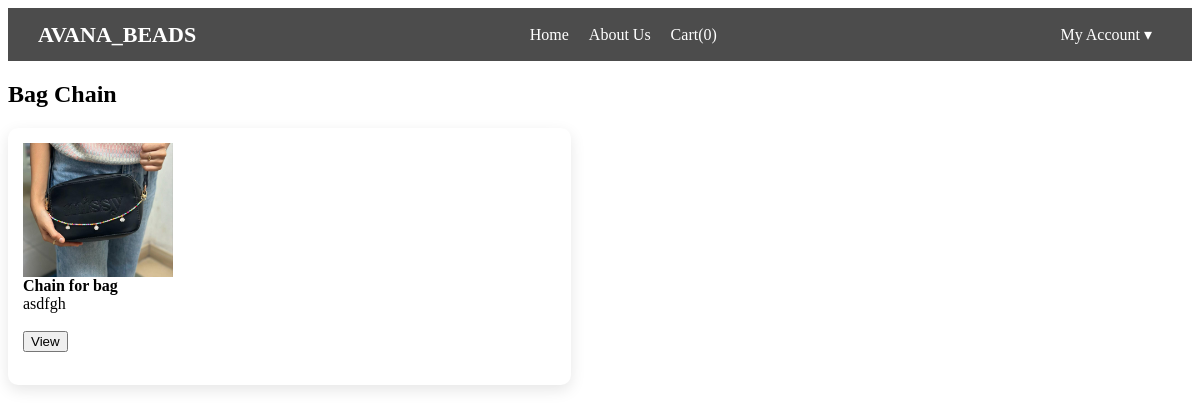
The page /login/category.php?code=BC on the database its author committed.
### tables this page shows
CREATE TABLE `category` (
  `category_id` int(11) NOT NULL,
  `category_code` varchar(20) NOT NULL,
  `category_name` varchar(100) DEFAULT NULL
);

CREATE TABLE `product` (
  `product_id` int(11) NOT NULL,
  `product_code` varchar(30) NOT NULL,
  `product_name` varchar(100) DEFAULT NULL,
  `category_id` int(11) DEFAULT NULL,
  `price` decimal(10,2) DEFAULT NULL,
  `description` text DEFAULT NULL,
  `image` varchar(255) DEFAULT NULL,
  `is_new` tinyint(1) DEFAULT 0
);

### login/category.php (the view, shortened to what this page needs)
<?php
include("customer_navbar.php");
if(isset($_GET['code'])) {
    $code = $_GET['code'];
    $cat_query = "SELECT * FROM category WHERE category_code='$code'";
    $cat_result = mysqli_query($conn, $cat_query);
    if(mysqli_num_rows($cat_result) > 0) {
        $cat_row = mysqli_fetch_assoc($cat_result);
        $category_id = $cat_row['category_id'];
        $category_name = $cat_row['category_name'];
        echo "<h2>$category_name</h2>";
        echo"<div class='product-container'>";
        $prod_query = "SELECT * FROM product WHERE category_id=$category_id";
        $prod_result = mysqli_query($conn, $prod_query);
        if(mysqli_num_rows($prod_result) > 0) {
            while($row = mysqli_fetch_assoc($prod_result)) {
                echo "<div>";
                echo "<img src='../uploads/".$row['image']."' width='150'><br>";
                echo "<b>".$row['product_name']."</b><br>";
                echo $row['description']."<br><br>";
                echo "<a href='product_details.php?id=".$row['product_id']."'>";
                echo "<button>View</button>";
                echo "</a><br><br>";
                echo "</div>";
            }
            echo"</div>";
        } else {
            echo "No products available.";
        }
    } else {
        echo "Invalid Category.";
    }
} else {
    echo "Category not selected.";
}
?>

### login/category.php (style rules this page uses)
.product-container { display: flex; flex-wrap: wrap; gap: 30px; }
.product-container > div { width: 45%; background: #ffffff; padding: 15px; border-radius: 10px; box-shadow: 0 5px 15px rgba(0,0,0,0.1); }
.product-container img { width: 100%; max-width: 150px; }

### rows shown on the page
category: category_name "Bag Chain"
product: image (picture), product_name "Chain for bag", description "asdfgh"

### other values the page prints
$count "0"
